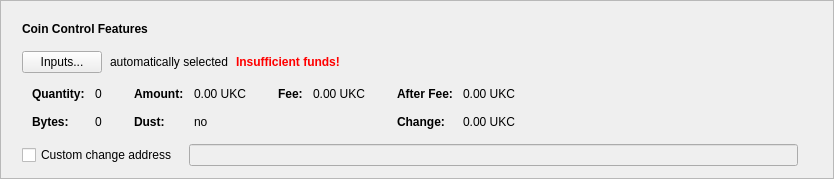
      <widget class="QFrame" name="frameCoinControl">
       <property name="sizePolicy">
        <sizepolicy hsizetype="Expanding" vsizetype="Fixed">
         <horstretch>0</horstretch>
         <verstretch>0</verstretch>
        </sizepolicy>
       </property>
       <property name="frameShape">
        <enum>QFrame::StyledPanel</enum>
       </property>
       <property name="frameShadow">
        <enum>QFrame::Raised</enum>
       </property>
       <layout class="QVBoxLayout" name="verticalLayout_2">
        <item>
         <layout class="QVBoxLayout" name="verticalLayoutCoinControl" stretch="0,0,0,0,0">
          <property name="spacing">
           <number>0</number>
          </property>
          <property name="sizeConstraint">
           <enum>QLayout::SetDefaultConstraint</enum>
          </property>
          <property name="leftMargin">
           <number>10</number>
          </property>
          <property name="topMargin">
           <number>10</number>
          </property>
          <item>
           <layout class="QHBoxLayout" name="horizontalLayoutCoinControl1">
            <property name="bottomMargin">
             <number>15</number>
            </property>
            <item>
             <widget class="QLabel" name="labelCoinControlFeatures">
              <property name="sizePolicy">
               <sizepolicy hsizetype="Preferred" vsizetype="Maximum">
                <horstretch>0</horstretch>
                <verstretch>0</verstretch>
               </sizepolicy>
              </property>
              <property name="font">
               <font>
                <weight>75</weight>
                <bold>true</bold>
               </font>
              </property>
              <property name="styleSheet">
               <string notr="true">font-weight:bold;</string>
              </property>
              <property name="text">
               <string>Coin Control Features</string>
              </property>
             </widget>
            </item>
           </layout>
          </item>
          <item>
           <layout class="QHBoxLayout" name="horizontalLayoutCoinControl2" stretch="0,0,0,0">
            <property name="spacing">
             <number>8</number>
            </property>
            <property name="bottomMargin">
             <number>10</number>
            </property>
            <item>
             <widget class="QPushButton" name="pushButtonCoinControl">
              <property name="styleSheet">
               <string notr="true"/>
              </property>
              <property name="text">
               <string>Inputs...</string>
              </property>
              <property name="autoDefault">
               <bool>false</bool>
              </property>
             </widget>
            </item>
            <item>
             <widget class="QLabel" name="labelCoinControlAutomaticallySelected">
              <property name="text">
               <string>automatically selected</string>
              </property>
              <property name="margin">
               <number>5</number>
              </property>
             </widget>
            </item>
            <item>
             <widget class="QLabel" name="labelCoinControlInsuffFunds">
              <property name="font">
               <font>
                <weight>75</weight>
                <bold>true</bold>
               </font>
              </property>
              <property name="styleSheet">
               <string notr="true">color:red;font-weight:bold;</string>
              </property>
              <property name="text">
               <string>Insufficient funds!</string>
              </property>
              <property name="margin">
               <number>5</number>
              </property>
             </widget>
            </item>
            <item>
             <spacer name="horizontalSpacerCoinControl">
              <property name="orientation">
               <enum>Qt::Horizontal</enum>
              </property>
              <property name="sizeHint" stdset="0">
               <size>
                <width>40</width>
                <height>1</height>
               </size>
              </property>
             </spacer>
            </item>
           </layout>
          </item>
          <item>
           <widget class="QWidget" name="widgetCoinControl" native="true">
            <property name="sizePolicy">
             <sizepolicy hsizetype="Preferred" vsizetype="Preferred">
              <horstretch>0</horstretch>
              <verstretch>0</verstretch>
             </sizepolicy>
            </property>
            <property name="minimumSize">
             <size>
              <width>0</width>
              <height>0</height>
             </size>
            </property>
            <property name="styleSheet">
             <string notr="true"/>
            </property>
            <layout class="QHBoxLayout" name="horizontalLayoutCoinControl5">
             <property name="leftMargin">
              <number>0</number>
             </property>
             <property name="topMargin">
              <number>0</number>
             </property>
             <property name="rightMargin">
              <number>0</number>
             </property>
             <property name="bottomMargin">
              <number>0</number>
             </property>
             <item>
              <layout class="QHBoxLayout" name="horizontalLayoutCoinControl3" stretch="0,0,0,1">
               <property name="spacing">
                <number>20</number>
               </property>
               <property name="topMargin">
                <number>0</number>
               </property>
               <property name="bottomMargin">
                <number>10</number>
               </property>
               <item>
                <layout class="QFormLayout" name="formLayoutCoinControl1">
                 <property name="horizontalSpacing">
                  <number>10</number>
                 </property>
                 <property name="verticalSpacing">
                  <number>14</number>
                 </property>
                 <property name="leftMargin">
                  <number>10</number>
                 </property>
                 <property name="topMargin">
                  <number>4</number>
                 </property>
                 <property name="rightMargin">
                  <number>6</number>
                 </property>
                 <item row="0" column="0">
                  <widget class="QLabel" name="labelCoinControlQuantityText">
                   <property name="font">
                    <font>
                     <weight>75</weight>
                     <bold>true</bold>
                    </font>
                   </property>
                   <property name="text">
                    <string>Quantity:</string>
                   </property>
                   <property name="margin">
                    <number>0</number>
                   </property>
                  </widget>
                 </item>
                 <item row="0" column="1">
                  <widget class="QLabel" name="labelCoinControlQuantity">
                   <property name="cursor">
                    <cursorShape>IBeamCursor</cursorShape>
                   </property>
                   <property name="contextMenuPolicy">
                    <enum>Qt::ActionsContextMenu</enum>
                   </property>
                   <property name="text">
                    <string notr="true">0</string>
                   </property>
                   <property name="margin">
                    <number>0</number>
                   </property>
                   <property name="textInteractionFlags">
                    <set>Qt::LinksAccessibleByMouse|Qt::TextSelectableByKeyboard|Qt::TextSelectableByMouse</set>
                   </property>
                  </widget>
                 </item>
                 <item row="1" column="0">
                  <widget class="QLabel" name="labelCoinControlBytesText">
                   <property name="font">
                    <font>
                     <weight>75</weight>
                     <bold>true</bold>
                    </font>
                   </property>
                   <property name="text">
                    <string>Bytes:</string>
                   </property>
                  </widget>
                 </item>
                 <item row="1" column="1">
                  <widget class="QLabel" name="labelCoinControlBytes">
                   <property name="cursor">
                    <cursorShape>IBeamCursor</cursorShape>
                   </property>
                   <property name="contextMenuPolicy">
                    <enum>Qt::ActionsContextMenu</enum>
                   </property>
                   <property name="text">
                    <string notr="true">0</string>
                   </property>
                   <property name="textInteractionFlags">
                    <set>Qt::LinksAccessibleByMouse|Qt::TextSelectableByKeyboard|Qt::TextSelectableByMouse</set>
                   </property>
                  </widget>
                 </item>
                </layout>
               </item>
               <item>
                <layout class="QFormLayout" name="formLayoutCoinControl2">
                 <property name="horizontalSpacing">
                  <number>10</number>
                 </property>
                 <property name="verticalSpacing">
                  <number>14</number>
                 </property>
                 <property name="leftMargin">
                  <number>6</number>
                 </property>
                 <property name="topMargin">
                  <number>4</number>
                 </property>
                 <property name="rightMargin">
                  <number>6</number>
                 </property>
                 <item row="0" column="0">
                  <widget class="QLabel" name="labelCoinControlAmountText">
                   <property name="font">
                    <font>
                     <weight>75</weight>
                     <bold>true</bold>
                    </font>
                   </property>
                   <property name="text">
                    <string>Amount:</string>
                   </property>
                   <property name="margin">
                    <number>0</number>
                   </property>
                  </widget>
                 </item>
                 <item row="0" column="1">
                  <widget class="QLabel" name="labelCoinControlAmount">
                   <property name="cursor">
                    <cursorShape>IBeamCursor</cursorShape>
                   </property>
                   <property name="contextMenuPolicy">
                    <enum>Qt::ActionsContextMenu</enum>
                   </property>
                   <property name="text">
                    <string notr="true">0.00 UKC</string>
                   </property>
                   <property name="textInteractionFlags">
                    <set>Qt::LinksAccessibleByMouse|Qt::TextSelectableByKeyboard|Qt::TextSelectableByMouse</set>
                   </property>
                  </widget>
                 </item>
                 <item row="1" column="0">
                  <widget class="QLabel" name="labelCoinControlLowOutputText">
                   <property name="font">
                    <font>
                     <weight>75</weight>
                     <bold>true</bold>
                    </font>
                   </property>
                   <property name="text">
                    <string>Dust:</string>
                   </property>
                  </widget>
                 </item>
                 <item row="1" column="1">
                  <widget class="QLabel" name="labelCoinControlLowOutput">
                   <property name="cursor">
                    <cursorShape>IBeamCursor</cursorShape>
                   </property>
                   <property name="contextMenuPolicy">
                    <enum>Qt::ActionsContextMenu</enum>
                   </property>
                   <property name="text">
                    <string notr="true">no</string>
                   </property>
                   <property name="textInteractionFlags">
                    <set>Qt::LinksAccessibleByMouse|Qt::TextSelectableByKeyboard|Qt::TextSelectableByMouse</set>
                   </property>
                  </widget>
                 </item>
                </layout>
               </item>
               <item>
                <layout class="QFormLayout" name="formLayoutCoinControl3">
                 <property name="horizontalSpacing">
                  <number>10</number>
                 </property>
                 <property name="verticalSpacing">
                  <number>14</number>
                 </property>
                 <property name="leftMargin">
                  <number>6</number>
                 </property>
                 <property name="topMargin">
                  <number>4</number>
                 </property>
                 <property name="rightMargin">
                  <number>6</number>
                 </property>
                 <item row="0" column="0">
                  <widget class="QLabel" name="labelCoinControlFeeText">
                   <property name="font">
                    <font>
                     <weight>75</weight>
                     <bold>true</bold>
                    </font>
                   </property>
                   <property name="text">
                    <string>Fee:</string>
                   </property>
                   <property name="margin">
                    <number>0</number>
                   </property>
                  </widget>
                 </item>
                 <item row="0" column="1">
                  <widget class="QLabel" name="labelCoinControlFee">
                   <property name="cursor">
                    <cursorShape>IBeamCursor</cursorShape>
                   </property>
                   <property name="contextMenuPolicy">
                    <enum>Qt::ActionsContextMenu</enum>
                   </property>
                   <property name="text">
                    <string notr="true">0.00 UKC</string>
                   </property>
                   <property name="textInteractionFlags">
                    <set>Qt::LinksAccessibleByMouse|Qt::TextSelectableByKeyboard|Qt::TextSelectableByMouse</set>
                   </property>
                  </widget>
                 </item>
                </layout>
               </item>
               <item>
                <layout class="QFormLayout" name="formLayoutCoinControl4">
                 <property name="horizontalSpacing">
                  <number>10</number>
                 </property>
                 <property name="verticalSpacing">
                  <number>14</number>
                 </property>
                 <property name="leftMargin">
                  <number>6</number>
                 </property>
                 <property name="topMargin">
                  <number>4</number>
                 </property>
                 <property name="rightMargin">
                  <number>6</number>
                 </property>
                 <item row="0" column="0">
                  <widget class="QLabel" name="labelCoinControlAfterFeeText">
                   <property name="font">
                    <font>
                     <weight>75</weight>
                     <bold>true</bold>
                    </font>
                   </property>
                   <property name="text">
                    <string>After Fee:</string>
                   </property>
                   <property name="margin">
                    <number>0</number>
                   </property>
                  </widget>
                 </item>
                 <item row="0" column="1">
                  <widget class="QLabel" name="labelCoinControlAfterFee">
                   <property name="cursor">
                    <cursorShape>IBeamCursor</cursorShape>
                   </property>
                   <property name="contextMenuPolicy">
                    <enum>Qt::ActionsContextMenu</enum>
                   </property>
                   <property name="text">
                    <string notr="true">0.00 UKC</string>
                   </property>
                   <property name="textInteractionFlags">
                    <set>Qt::LinksAccessibleByMouse|Qt::TextSelectableByKeyboard|Qt::TextSelectableByMouse</set>
                   </property>
                  </widget>
                 </item>
                 <item row="1" column="0">
                  <widget class="QLabel" name="labelCoinControlChangeText">
                   <property name="font">
                    <font>
                     <weight>75</weight>
                     <bold>true</bold>
                    </font>
                   </property>
                   <property name="text">
                    <string>Change:</string>
                   </property>
                  </widget>
                 </item>
                 <item row="1" column="1">
                  <widget class="QLabel" name="labelCoinControlChange">
                   <property name="cursor">
                    <cursorShape>IBeamCursor</cursorShape>
                   </property>
                   <property name="contextMenuPolicy">
                    <enum>Qt::ActionsContextMenu</enum>
                   </property>
                   <property name="text">
                    <string notr="true">0.00 UKC</string>
                   </property>
                   <property name="textInteractionFlags">
                    <set>Qt::LinksAccessibleByMouse|Qt::TextSelectableByKeyboard|Qt::TextSelectableByMouse</set>
                   </property>
                  </widget>
                 </item>
                </layout>
               </item>
              </layout>
             </item>
            </layout>
           </widget>
          </item>
          <item>
           <layout class="QHBoxLayout" name="horizontalLayoutCoinControl4" stretch="0,0,0">
            <property name="spacing">
             <number>12</number>
            </property>
            <property name="sizeConstraint">
             <enum>QLayout::SetDefaultConstraint</enum>
            </property>
            <property name="topMargin">
             <number>5</number>
            </property>
            <property name="rightMargin">
             <number>5</number>
            </property>
            <item>
             <widget class="QCheckBox" name="checkBoxCoinControlChange">
              <property name="toolTip">
               <string>If this is activated, but the change address is empty or invalid, change will be sent to a newly generated address.</string>
              </property>
              <property name="text">
               <string>Custom change address</string>
              </property>
             </widget>
            </item>
            <item>
             <widget class="QValidatedLineEdit" name="lineEditCoinControlChange">
              <property name="enabled">
               <bool>false</bool>
              </property>
              <property name="sizePolicy">
               <sizepolicy hsizetype="Expanding" vsizetype="Fixed">
                <horstretch>0</horstretch>
                <verstretch>0</verstretch>
               </sizepolicy>
              </property>
             </widget>
            </item>
            <item>
             <widget class="QLabel" name="labelCoinControlChangeLabel">
              <property name="sizePolicy">
               <sizepolicy hsizetype="Preferred" vsizetype="Expanding">
                <horstretch>0</horstretch>
                <verstretch>0</verstretch>
               </sizepolicy>
              </property>
              <property name="minimumSize">
               <size>
                <width>0</width>
                <height>0</height>
               </size>
              </property>
              <property name="text">
               <string/>
              </property>
              <property name="margin">
               <number>3</number>
              </property>
             </widget>
            </item>
           </layout>
          </item>
          <item>
           <spacer name="verticalSpacerCoinControl">
            <property name="orientation">
             <enum>Qt::Vertical</enum>
            </property>
            <property name="sizeType">
             <enum>QSizePolicy::Expanding</enum>
            </property>
            <property name="sizeHint" stdset="0">
             <size>
              <width>800</width>
              <height>1</height>
             </size>
            </property>
           </spacer>
          </item>
         </layout>
        </item>
       </layout>
      </widget>
